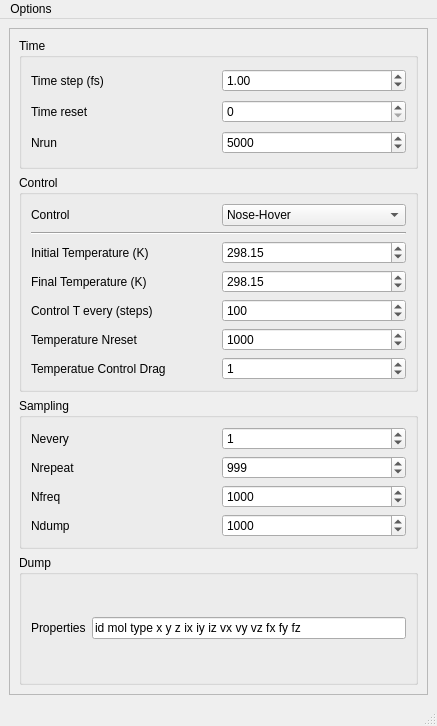
<?xml version="1.0" encoding="UTF-8"?>
<ui version="4.0">
 <class>MainWindow</class>
 <widget class="QMainWindow" name="MainWindow">
  <property name="geometry">
   <rect>
    <x>0</x>
    <y>0</y>
    <width>437</width>
    <height>726</height>
   </rect>
  </property>
  <property name="windowTitle">
   <string>MainWindow</string>
  </property>
  <widget class="QWidget" name="centralwidget">
   <layout class="QVBoxLayout" name="verticalLayout_5">
    <item>
     <widget class="QScrollArea" name="scrollArea">
      <property name="widgetResizable">
       <bool>true</bool>
      </property>
      <widget class="QWidget" name="scrollAreaWidgetContents">
       <property name="geometry">
        <rect>
         <x>0</x>
         <y>0</y>
         <width>403</width>
         <height>671</height>
        </rect>
       </property>
       <layout class="QVBoxLayout" name="verticalLayout_6">
        <item>
         <widget class="QGroupBox" name="groupBox">
          <property name="title">
           <string>Time</string>
          </property>
          <property name="checkable">
           <bool>false</bool>
          </property>
          <layout class="QVBoxLayout" name="verticalLayout">
           <item>
            <layout class="QHBoxLayout" name="horizontalLayout_12">
             <item>
              <widget class="QLabel" name="label_12">
               <property name="text">
                <string>Time step (fs)</string>
               </property>
              </widget>
             </item>
             <item>
              <widget class="QDoubleSpinBox" name="spinbox_timestep">
               <property name="value">
                <double>1.000000000000000</double>
               </property>
              </widget>
             </item>
            </layout>
           </item>
           <item>
            <layout class="QHBoxLayout" name="horizontalLayout_14">
             <item>
              <widget class="QLabel" name="label_14">
               <property name="text">
                <string>Time reset</string>
               </property>
              </widget>
             </item>
             <item>
              <widget class="QSpinBox" name="spinbox_timereset"/>
             </item>
            </layout>
           </item>
           <item>
            <layout class="QHBoxLayout" name="horizontalLayout_13">
             <item>
              <widget class="QLabel" name="label_13">
               <property name="text">
                <string>Nrun</string>
               </property>
              </widget>
             </item>
             <item>
              <widget class="QSpinBox" name="spinbox_nrun">
               <property name="maximum">
                <number>99999999</number>
               </property>
               <property name="value">
                <number>5000</number>
               </property>
              </widget>
             </item>
            </layout>
           </item>
          </layout>
         </widget>
        </item>
        <item>
         <widget class="QGroupBox" name="groupBox_2">
          <property name="title">
           <string>Control</string>
          </property>
          <property name="checkable">
           <bool>false</bool>
          </property>
          <layout class="QVBoxLayout" name="verticalLayout_2">
           <item>
            <layout class="QHBoxLayout" name="horizontalLayout_4">
             <item>
              <widget class="QLabel" name="label_4">
               <property name="text">
                <string>Control</string>
               </property>
              </widget>
             </item>
             <item>
              <widget class="QComboBox" name="combobox_control">
               <item>
                <property name="text">
                 <string>Nose-Hover</string>
                </property>
               </item>
              </widget>
             </item>
            </layout>
           </item>
           <item>
            <widget class="Line" name="line">
             <property name="orientation">
              <enum>Qt::Horizontal</enum>
             </property>
            </widget>
           </item>
           <item>
            <layout class="QHBoxLayout" name="horizontalLayout">
             <item>
              <widget class="QLabel" name="label">
               <property name="text">
                <string>Initial Temperature (K)</string>
               </property>
              </widget>
             </item>
             <item>
              <widget class="QDoubleSpinBox" name="spinbox_initialtemperature">
               <property name="maximum">
                <double>99999999.000000000000000</double>
               </property>
               <property name="value">
                <double>298.149999999999977</double>
               </property>
              </widget>
             </item>
            </layout>
           </item>
           <item>
            <layout class="QHBoxLayout" name="horizontalLayout_2">
             <item>
              <widget class="QLabel" name="label_2">
               <property name="text">
                <string>Final Temperature (K)</string>
               </property>
              </widget>
             </item>
             <item>
              <widget class="QDoubleSpinBox" name="spinbox_finaltemperature">
               <property name="maximum">
                <double>99999999.000000000000000</double>
               </property>
               <property name="value">
                <double>298.149999999999977</double>
               </property>
              </widget>
             </item>
            </layout>
           </item>
           <item>
            <layout class="QHBoxLayout" name="horizontalLayout_5">
             <item>
              <widget class="QLabel" name="label_5">
               <property name="text">
                <string>Control T every (steps)</string>
               </property>
              </widget>
             </item>
             <item>
              <widget class="QSpinBox" name="spinbox_controltevery">
               <property name="maximum">
                <number>99999999</number>
               </property>
               <property name="value">
                <number>100</number>
               </property>
              </widget>
             </item>
            </layout>
           </item>
           <item>
            <layout class="QHBoxLayout" name="horizontalLayout_8">
             <item>
              <widget class="QLabel" name="label_8">
               <property name="text">
                <string>Temperature Nreset</string>
               </property>
              </widget>
             </item>
             <item>
              <widget class="QSpinBox" name="spinbox_temperaturenreset">
               <property name="maximum">
                <number>99999999</number>
               </property>
               <property name="value">
                <number>1000</number>
               </property>
              </widget>
             </item>
            </layout>
           </item>
           <item>
            <layout class="QHBoxLayout" name="horizontalLayout_6">
             <item>
              <widget class="QLabel" name="label_6">
               <property name="text">
                <string>Temperatue Control Drag</string>
               </property>
              </widget>
             </item>
             <item>
              <widget class="QSpinBox" name="spinbox_temperaturecontroldrag">
               <property name="value">
                <number>1</number>
               </property>
              </widget>
             </item>
            </layout>
           </item>
          </layout>
         </widget>
        </item>
        <item>
         <widget class="QGroupBox" name="groupBox_3">
          <property name="title">
           <string>Sampling</string>
          </property>
          <property name="flat">
           <bool>false</bool>
          </property>
          <property name="checkable">
           <bool>false</bool>
          </property>
          <layout class="QVBoxLayout" name="verticalLayout_3">
           <item>
            <layout class="QHBoxLayout" name="horizontalLayout_7">
             <item>
              <widget class="QLabel" name="label_7">
               <property name="text">
                <string>Nevery</string>
               </property>
              </widget>
             </item>
             <item>
              <widget class="QSpinBox" name="spinbox_nevery">
               <property name="maximum">
                <number>99999999</number>
               </property>
               <property name="value">
                <number>1</number>
               </property>
              </widget>
             </item>
            </layout>
           </item>
           <item>
            <layout class="QHBoxLayout" name="horizontalLayout_10">
             <item>
              <widget class="QLabel" name="label_10">
               <property name="text">
                <string>Nrepeat</string>
               </property>
              </widget>
             </item>
             <item>
              <widget class="QSpinBox" name="spinbox_nrepeat">
               <property name="maximum">
                <number>99999999</number>
               </property>
               <property name="value">
                <number>999</number>
               </property>
              </widget>
             </item>
            </layout>
           </item>
           <item>
            <layout class="QHBoxLayout" name="horizontalLayout_9">
             <item>
              <widget class="QLabel" name="label_9">
               <property name="text">
                <string>Nfreq</string>
               </property>
              </widget>
             </item>
             <item>
              <widget class="QSpinBox" name="spinbox_nfreq">
               <property name="maximum">
                <number>99999999</number>
               </property>
               <property name="value">
                <number>1000</number>
               </property>
              </widget>
             </item>
            </layout>
           </item>
           <item>
            <layout class="QHBoxLayout" name="horizontalLayout_11">
             <item>
              <widget class="QLabel" name="label_11">
               <property name="text">
                <string>Ndump</string>
               </property>
              </widget>
             </item>
             <item>
              <widget class="QSpinBox" name="spinbox_ndump">
               <property name="maximum">
                <number>99999999</number>
               </property>
               <property name="value">
                <number>1000</number>
               </property>
              </widget>
             </item>
            </layout>
           </item>
          </layout>
         </widget>
        </item>
        <item>
         <widget class="QGroupBox" name="groupBox_4">
          <property name="title">
           <string>Dump</string>
          </property>
          <property name="flat">
           <bool>false</bool>
          </property>
          <property name="checkable">
           <bool>false</bool>
          </property>
          <layout class="QVBoxLayout" name="verticalLayout_4">
           <item>
            <layout class="QHBoxLayout" name="horizontalLayout_15">
             <item>
              <widget class="QLabel" name="label_15">
               <property name="text">
                <string>Properties</string>
               </property>
              </widget>
             </item>
             <item>
              <widget class="QLineEdit" name="lineedit_properties">
               <property name="text">
                <string>id mol type x y z ix iy iz vx vy vz fx fy fz</string>
               </property>
              </widget>
             </item>
            </layout>
           </item>
          </layout>
         </widget>
        </item>
       </layout>
      </widget>
     </widget>
    </item>
   </layout>
  </widget>
  <widget class="QMenuBar" name="menubar">
   <property name="geometry">
    <rect>
     <x>0</x>
     <y>0</y>
     <width>437</width>
     <height>22</height>
    </rect>
   </property>
   <widget class="QMenu" name="menuOptions">
    <property name="title">
     <string>Options</string>
    </property>
    <addaction name="actionDefaults"/>
    <addaction name="separator"/>
    <addaction name="actionSave"/>
    <addaction name="actionLoad"/>
   </widget>
   <addaction name="menuOptions"/>
  </widget>
  <widget class="QStatusBar" name="statusbar"/>
  <action name="actionDefaults">
   <property name="text">
    <string>Defaults</string>
   </property>
  </action>
  <action name="actionLoad">
   <property name="text">
    <string>Load...</string>
   </property>
  </action>
  <action name="actionSave">
   <property name="text">
    <string>Save...</string>
   </property>
  </action>
 </widget>
 <resources/>
 <connections/>
</ui>
